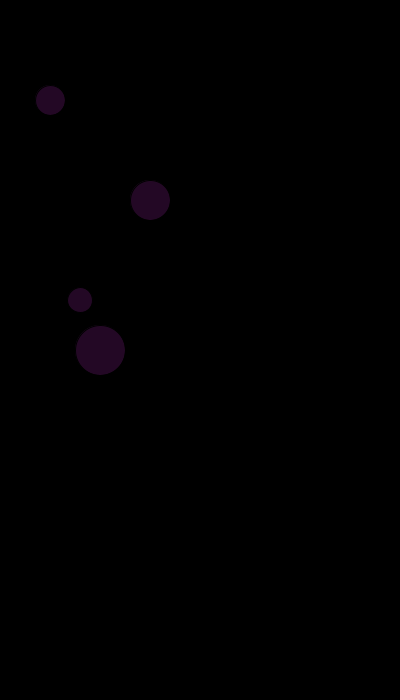
Frame 1 (no input)
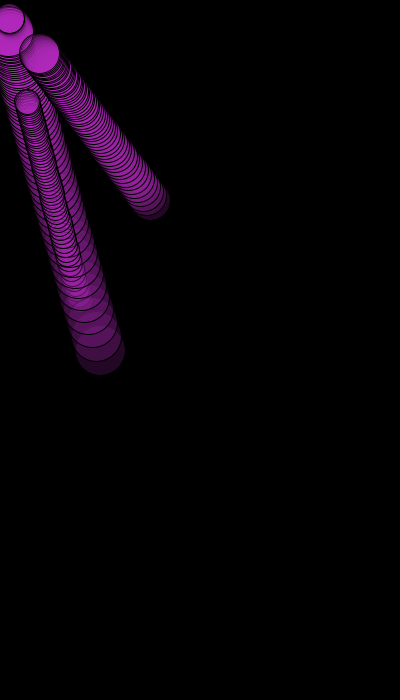
Frame 60 (the mouse pressed at the canvas centre just before this capture)
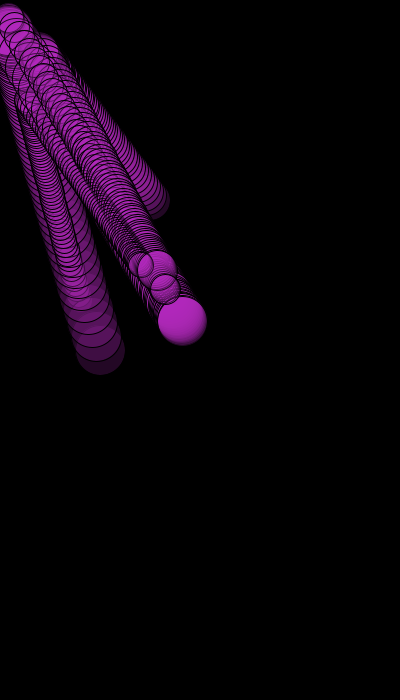
Frame 120 (the mouse held since frame 60 and released just before this capture)

The Processing sketch that drew these frames (run headless with seeded random() and noise(); from frame 60 on, the mouse is pressed at the canvas centre):

// Processing sketch: processing_36093
// ── processing_36093.pde

float e_x = 100;
float e_y = 350;

float e_x2 = 80;
float e_y2 = 300;

float e_x3 = 150;
float e_y3 = 200;

float e_x4 = 50;
float e_y4 = 100;

void setup(){
  size(400,700);
  background(0);
}

void draw() {
 
 fill(180,42,188,50); 
 ellipse(e_x,e_y,50,50);
 e_y = e_y + (mouseY - e_y)/25.0;
 e_x = e_x + (mouseX - e_x)/25.0;
 
 ellipse(e_x2,e_y2,25,25);
 e_y2 = e_y2 + (mouseY - e_y2)/55.0;
 e_x2 = e_x2 + (mouseX - e_x2)/55.0;
 
 ellipse(e_x3,e_y3,40,40);
 e_y3 = e_y3 + (mouseY - e_y3)/45.0;
 e_x3 = e_x3 + (mouseX - e_x3)/45.0;
 
  ellipse(e_x4,e_y4,30,30);
 e_y4 = e_y4 + (mouseY - e_y4)/35.0;
 e_x4 = e_x4 + (mouseX - e_x4)/35.0;
}

void mouseClicked(){
  background(0);
}
